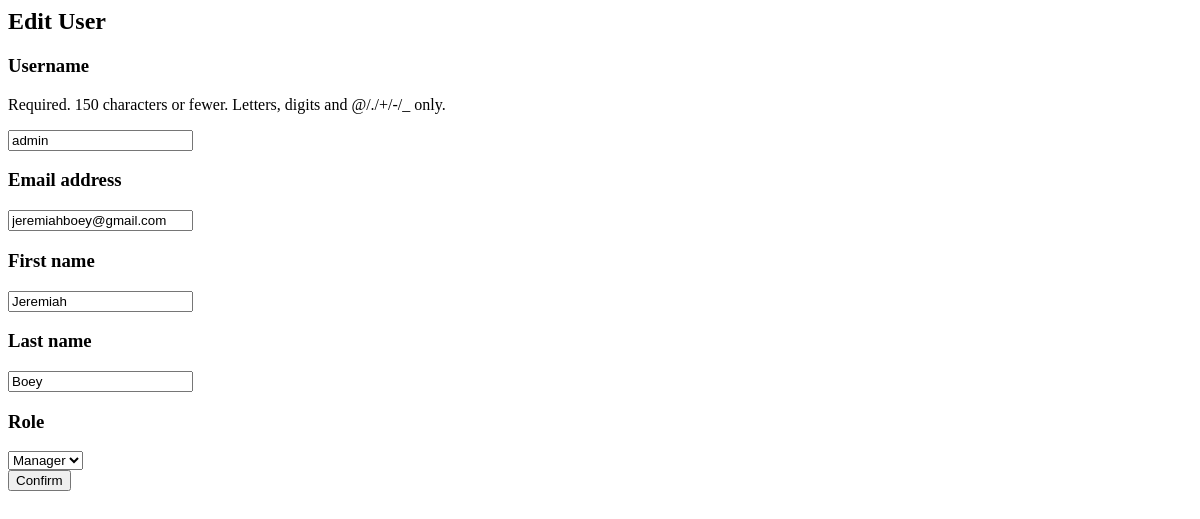
/users/user_edit_form/1/, run on an earlier commit of the app's database.
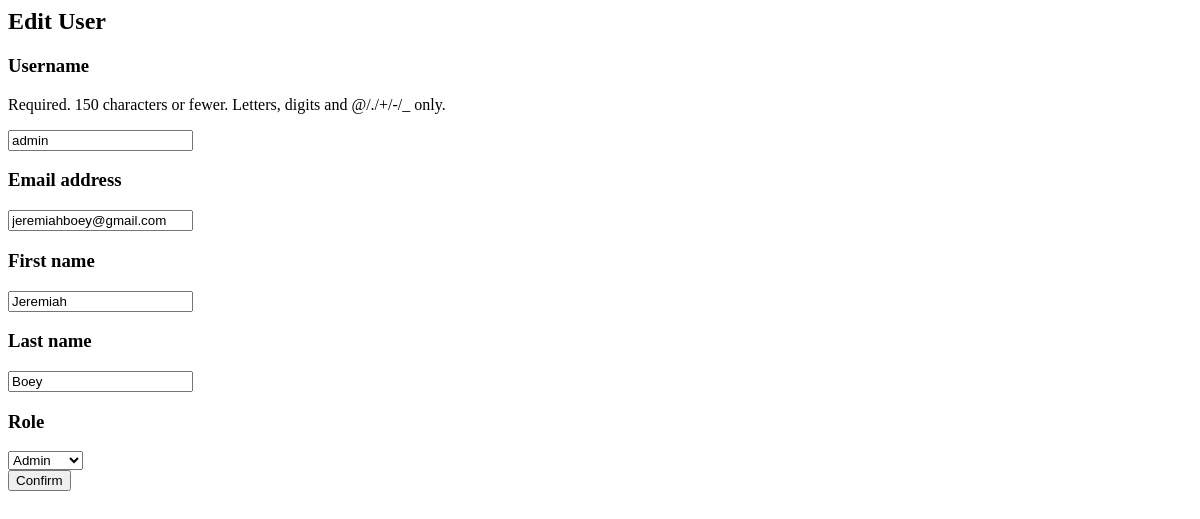
And on a later commit of the database.
### users/models.py (models this page shows)
class Employee(models.Model):
    user = models.ForeignKey(User,on_delete=models.CASCADE)
    role = models.CharField(
        choices=[
            ('cashier', 'Cashier'),
            ('admin', 'Admin'),
            ('manager', 'Manager')
        ]
    )

### users/views.py (the view)
# urls.py: path('user_edit_form/<int:employee_id>/', views.user_edit_form_view, name='user_edit_form'),
def user_edit_form_view(request, employee_id):
    employee = Employee.objects.get(pk=employee_id)
    employee_form = EmployeeForm(instance=employee)
    user_form = UserEditForm(instance=employee.user)
    return render(
        request,
        'partials/user_edit.html',
        context={
            'employee_form':employee_form,
            'user_form':user_form,
            'employee_id' : employee.id
            }
        )

### users/forms.py
class EmployeeForm(forms.ModelForm):
    class Meta:
        model = Employee
        fields = ['role']
        labels = {
            'role' : "Role",
        }
        widgets = {
            'role' : forms.Select(
                attrs={
                    'class':'form-control'
                    }),
        }

class UserEditForm(UserChangeForm):
    class Meta:
        model = User
        fields = ("username", "email", "first_name", "last_name")
        exclude = ['password']
        widgets = {
            'username' : forms.TextInput(
                attrs={
                    'placeholder':'e.g. JohnAdam', 'class':'form-control'
                    }),
            'email' : forms.TextInput(
                attrs={
                    'placeholder':'e.g. johnadam@gmail.com', 'class':'form-control'
                    }),
            'first_name' : forms.TextInput(
                attrs={
                    'placeholder':'e.g. John', 'class':'form-control'
                    }),
            'last_name' : forms.TextInput(
                attrs={
                    'placeholder':'e.g. Adam', 'class':'form-control'
                    }),
        }

### users/templates/partials/user_edit.html (shortened to what this page needs)
<div id="actual-info">
    <h2 class="title"> Edit User </h2>
    <form method="POST" action="{% url 'user_edit' employee_id%}">
        {% for field in user_form%}
            {% if field != user_form.password %}
                <div class="form-field">
                    <h3>{{field.label}}</h3>
                    <p>{{field.help_text}}</p>
                    {{field}}
                </div>
            {%endif%}
        {% endfor %}
        <div class="form-field">
            <h3>{{employee_form.role.label}}</h3>
            {{employee_form.role}}
        </div>
        <div id="button-container">
            <button type="submit">Confirm</button>
        </div>
    </form>
</div>

What changed in the data, as far as the page shows it:
changed Employee: role "Manager" → "Admin"
